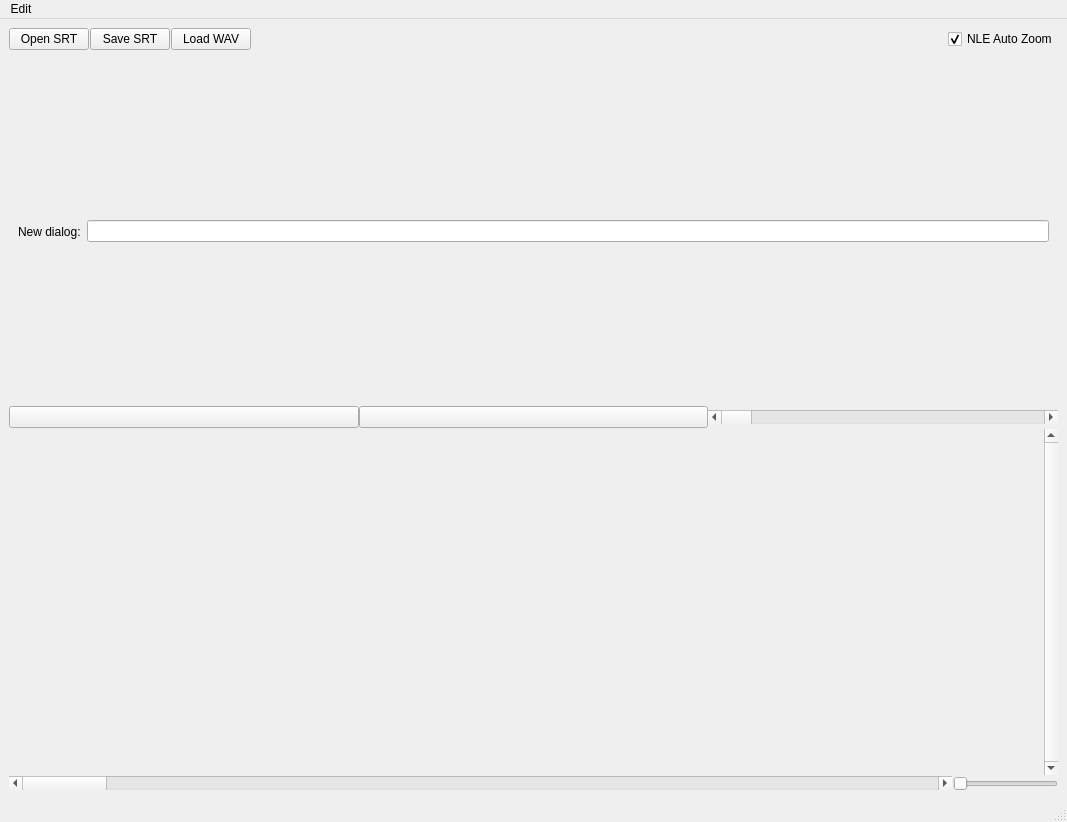
<?xml version="1.0" encoding="UTF-8"?>
<ui version="4.0">
 <class>MainWindow</class>
 <widget class="QMainWindow" name="MainWindow">
  <property name="geometry">
   <rect>
    <x>0</x>
    <y>0</y>
    <width>1067</width>
    <height>822</height>
   </rect>
  </property>
  <property name="minimumSize">
   <size>
    <width>600</width>
    <height>600</height>
   </size>
  </property>
  <property name="windowTitle">
   <string>SRT Line Break Tweak Tool</string>
  </property>
  <widget class="QWidget" name="centralwidget">
   <layout class="QVBoxLayout" name="verticalLayout">
    <property name="spacing">
     <number>1</number>
    </property>
    <item>
     <layout class="QHBoxLayout" name="horizontalLayout">
      <property name="bottomMargin">
       <number>7</number>
      </property>
      <item>
       <widget class="QPushButton" name="btnOpenSrt">
        <property name="text">
         <string>Open SRT</string>
        </property>
       </widget>
      </item>
      <item>
       <widget class="QPushButton" name="btnSaveSrt">
        <property name="text">
         <string>Save SRT</string>
        </property>
       </widget>
      </item>
      <item>
       <widget class="QPushButton" name="btnLoadWav">
        <property name="text">
         <string>Load WAV</string>
        </property>
       </widget>
      </item>
      <item>
       <spacer name="horizontalSpacer">
        <property name="orientation">
         <enum>Qt::Horizontal</enum>
        </property>
        <property name="sizeHint" stdset="0">
         <size>
          <width>40</width>
          <height>20</height>
         </size>
        </property>
       </spacer>
      </item>
      <item>
       <widget class="QCheckBox" name="chkAutoZoomNle">
        <property name="text">
         <string>NLE Auto Zoom</string>
        </property>
        <property name="checked">
         <bool>true</bool>
        </property>
       </widget>
      </item>
     </layout>
    </item>
    <item>
     <widget class="QWidget" name="widNewDialog" native="true">
      <layout class="QHBoxLayout" name="horizontalLayout_6">
       <item>
        <widget class="QLabel" name="lblNewDialog">
         <property name="text">
          <string>New dialog:</string>
         </property>
        </widget>
       </item>
       <item>
        <widget class="QLineEdit" name="edtNewDialog"/>
       </item>
      </layout>
     </widget>
    </item>
    <item>
     <layout class="QHBoxLayout" name="horizontalLayout_4">
      <property name="spacing">
       <number>0</number>
      </property>
      <item>
       <widget class="QPushButton" name="btnBeginTime">
        <property name="text">
         <string/>
        </property>
       </widget>
      </item>
      <item>
       <widget class="QPushButton" name="btnEndTime">
        <property name="text">
         <string/>
        </property>
       </widget>
      </item>
      <item>
       <widget class="QScrollBar" name="barHoriz">
        <property name="enabled">
         <bool>true</bool>
        </property>
        <property name="orientation">
         <enum>Qt::Horizontal</enum>
        </property>
       </widget>
      </item>
     </layout>
    </item>
    <item>
     <layout class="QHBoxLayout" name="horizontalLayout_2">
      <item>
       <widget class="Reorganizer" name="reorg" native="true">
        <property name="sizePolicy">
         <sizepolicy hsizetype="Preferred" vsizetype="Minimum">
          <horstretch>0</horstretch>
          <verstretch>0</verstretch>
         </sizepolicy>
        </property>
       </widget>
      </item>
      <item>
       <widget class="QScrollBar" name="barVert">
        <property name="maximum">
         <number>0</number>
        </property>
        <property name="orientation">
         <enum>Qt::Vertical</enum>
        </property>
       </widget>
      </item>
     </layout>
    </item>
    <item>
     <layout class="QHBoxLayout" name="horizontalLayout_3" stretch="9,1">
      <property name="sizeConstraint">
       <enum>QLayout::SetDefaultConstraint</enum>
      </property>
      <item>
       <widget class="QScrollBar" name="barNleEdit">
        <property name="orientation">
         <enum>Qt::Horizontal</enum>
        </property>
       </widget>
      </item>
      <item>
       <widget class="QSlider" name="slideNleZoom">
        <property name="minimumSize">
         <size>
          <width>100</width>
          <height>0</height>
         </size>
        </property>
        <property name="maximumSize">
         <size>
          <width>250</width>
          <height>16777215</height>
         </size>
        </property>
        <property name="orientation">
         <enum>Qt::Horizontal</enum>
        </property>
       </widget>
      </item>
     </layout>
    </item>
   </layout>
  </widget>
  <widget class="QMenuBar" name="menubar">
   <property name="geometry">
    <rect>
     <x>0</x>
     <y>0</y>
     <width>1067</width>
     <height>24</height>
    </rect>
   </property>
   <widget class="QMenu" name="menuEdit">
    <property name="title">
     <string>Edit</string>
    </property>
    <addaction name="actUndo"/>
    <addaction name="actRedo"/>
    <addaction name="separator"/>
    <addaction name="actClear"/>
    <addaction name="separator"/>
    <addaction name="actInsertDialog"/>
    <addaction name="actRemoveDialog"/>
   </widget>
   <addaction name="menuEdit"/>
  </widget>
  <widget class="QStatusBar" name="statusbar"/>
  <action name="actUndo">
   <property name="text">
    <string>Undo</string>
   </property>
   <property name="shortcut">
    <string>Ctrl+Z</string>
   </property>
  </action>
  <action name="actRedo">
   <property name="text">
    <string>Redo</string>
   </property>
   <property name="shortcut">
    <string>Ctrl+Shift+Z</string>
   </property>
  </action>
  <action name="actClear">
   <property name="text">
    <string>Clear</string>
   </property>
  </action>
  <action name="actInsertDialog">
   <property name="text">
    <string>Insert dialog</string>
   </property>
   <property name="shortcut">
    <string>Shift+Return</string>
   </property>
  </action>
  <action name="actRemoveDialog">
   <property name="text">
    <string>Remove dialog</string>
   </property>
   <property name="shortcut">
    <string>Shift+Backspace</string>
   </property>
  </action>
 </widget>
 <customwidgets>
  <customwidget>
   <class>Reorganizer</class>
   <extends>QWidget</extends>
   <header>reorganizer.h</header>
   <container>1</container>
  </customwidget>
 </customwidgets>
 <resources/>
 <connections/>
</ui>
